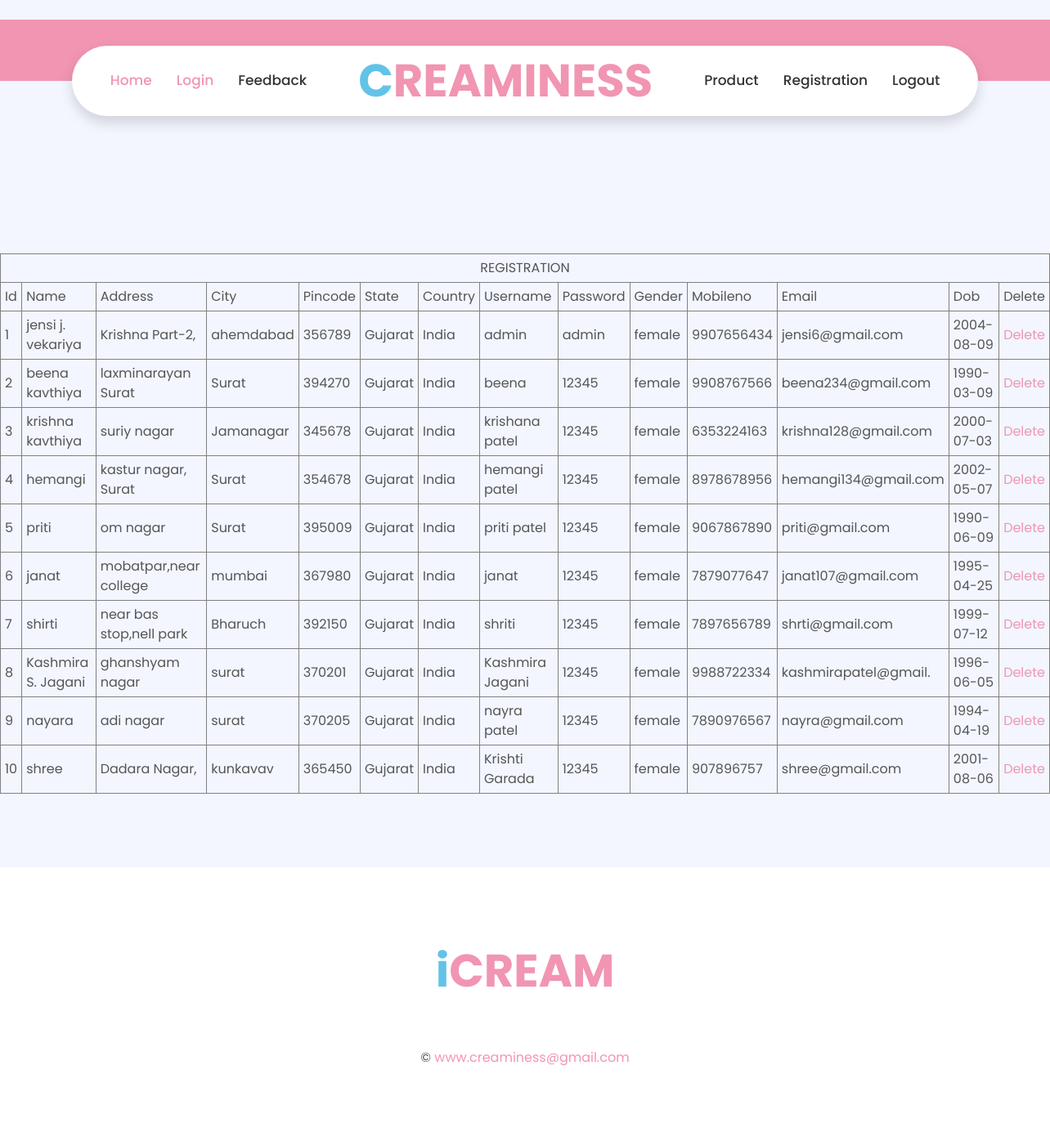
The page /project/admin/registrationmaster.php on the database its author committed.
### tables this page shows
CREATE TABLE `registration` (
  `id` int(11) NOT NULL,
  `name` varchar(20) NOT NULL,
  `address` varchar(50) NOT NULL,
  `city` varchar(15) NOT NULL,
  `pincode` int(6) NOT NULL,
  `state` varchar(15) NOT NULL,
  `country` varchar(15) NOT NULL,
  `username` varchar(20) NOT NULL,
  `password` varchar(20) NOT NULL,
  `gender` varchar(10) NOT NULL,
  `mobileno` bigint(12) NOT NULL,
  `email` varchar(20) NOT NULL,
  `dob` date NOT NULL
);

### project/admin/registrationmaster.php (the view)
<?php include("header.php");?>
<br>
<br>
<br>
<br>
<table class="tbl" border="1" cellpadding="5" cellspacing="5" align="center">
<tr>
    <td colspan="15" align="center">REGISTRATION</td>
</tr>
<tr class="th1">
	<td>Id</td>
	<td>Name</td>
	<td>Address</td>
	<td>City</td>
	<td>Pincode</td>
	<td>State</td>
	<td>Country</td>
	<td>Username</td>
	<td>Password</td>
	<td>Gender</td>
	<td>Mobileno</td>
	<td>Email</td>
	<td>Dob </td>
	<td>Delete</td>
</tr>
<?php
	include("con1.php");
	$query="select*from registration";
	$result=mysqli_query($con,$query);
	while($row=mysqli_fetch_array($result))
	{
		echo "<tr><td>";
		echo $row["id"];
		echo "</td><td>";
		echo $row["name"];
		echo "</td><td>";
		echo $row["address"];
		echo "</td><td>";
		echo $row["city"];
		echo "</td><td>";
		echo $row["pincode"];
		echo "</td><td>";
		echo $row["state"];
		echo "</td><td>";
		echo $row["country"];
		echo "</td><td>";
		echo $row["username"];
		echo "</td><td>";
		echo $row["password"];
		echo "</td><td>";
		echo $row["gender"];
		echo "</td><td>";
		echo $row["mobileno"];
		echo "</td><td>";
		echo $row["email"];
		echo "</td><td>";
		echo $row["dob"];
		echo "</td><td>";
		echo "<a
		href='registrationdelete.php?id=".$row[0]."'>Delete
		</a>";
		echo "</td></tr>";
	}
?>
</table>
<?php include("footer.php");?>

### rows shown on the page
registration: id "1", name "jensi j. vekariya", address "Krishna Part-2,", city "ahemdabad", pincode "356789", state "Gujarat", country "India", username "admin", password "admin", gender "female", mobileno "9907656434", email "jensi6@gmail.com", dob "2004-08-09"
registration: id "2", name "beena kavthiya", address "laxminarayan Surat", city "Surat", pincode "394270", state "Gujarat", country "India", username "beena", password "12345", gender "female", mobileno "9908767566", email "beena234@gmail.com", dob "1990-03-09"
registration: id "3", name "krishna kavthiya", address "suriy nagar", city "Jamanagar", pincode "345678", state "Gujarat", country "India", username "krishana patel", password "12345", gender "female", mobileno "6353224163", email "krishna128@gmail.com", dob "2000-07-03"
registration: id "4", name "hemangi", address "kastur nagar, Surat", city "Surat", pincode "354678", state "Gujarat", country "India", username "hemangi patel", password "12345", gender "female", mobileno "8978678956", email "hemangi134@gmail.com", dob "2002-05-07"
registration: id "5", name "priti", address "om nagar", city "Surat", pincode "395009", state "Gujarat", country "India", username "priti patel", password "12345", gender "female", mobileno "9067867890", email "priti@gmail.com", dob "1990-06-09"
registration: id "6", name "janat", address "mobatpar,near college", city "mumbai", pincode "367980", state "Gujarat", country "India", username "janat", password "12345", gender "female", mobileno "7879077647", email "janat107@gmail.com", dob "1995-04-25"
registration: id "7", name "shirti", address "near bas stop,nell park", city "Bharuch", pincode "392150", state "Gujarat", country "India", username "shriti", password "12345", gender "female", mobileno "7897656789", email "shrti@gmail.com", dob "1999-07-12"
registration: id "8", name "Kashmira S. Jagani", address "ghanshyam nagar", city "surat", pincode "370201", state "Gujarat", country "India", username "Kashmira Jagani", password "12345", gender "female", mobileno "9988722334", email "kashmirapatel@gmail.", dob "1996-06-05"
registration: id "9", name "nayara", address "adi nagar", city "surat", pincode "370205", state "Gujarat", country "India", username "nayra patel", password "12345", gender "female", mobileno "7890976567", email "nayra@gmail.com", dob "1994-04-19"
registration: id "10", name "shree", address "Dadara Nagar,", city "kunkavav", pincode "365450", state "Gujarat", country "India", username "Krishti Garada", password "12345", gender "female", mobileno "907896757", email "shree@gmail.com", dob "2001-08-06"
